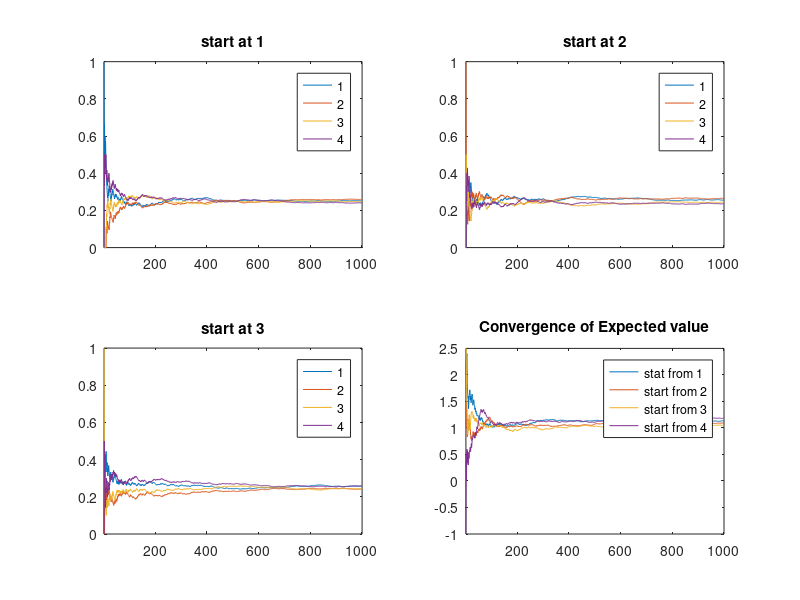

Write MATLAB code to recreate this figure.
%1
close all
clear all
%Simulation
pai=[0.5 0.5 0 0;0.1 0.9 0 0;0 0 0.3 0.7;0 0 0.2 0.8]
steps=1000;
for i=1:4
    x(i,1)=i;
    for t=1:steps
        u=rand;
        if(u<pai(x(i,t),1))
            x(i,t+1)=1;
        elseif(u<sum(pai(x(i,t),1:2)))
            x(i,t+1)=2;
        elseif(u<sum(pai(x(i,t),1:3)))
            x(i,t+1)=3;
        else
            x(i,t+1)=4;
        end
    end
end
y=@(n,i)[mean(x(i,1:n)==1), mean(x(i,1:n)==2),mean(x(i,1:n)==3),mean(x(i,1:n)==4)];
for n=1:steps
    xper1(n,1:4)=y(n,1);
    xper2(n,1:4)=y(n,2);
    xper3(n,1:4)=y(n,3);
    xper4(n,1:4)=y(n,4);
end
subplot(221);plot(1:steps,xper1);title('start at 1');xlim([1,steps+1]);legend('1','2','3','4');
subplot(222);plot(1:steps,xper2);title('start at 2');xlim([1,steps+1]);legend('1','2','3','4');
subplot(223);plot(1:steps,xper3);title('start at 3');xlim([1,steps+1]);legend('1','2','3','4');
subplot(224);plot(1:steps,xper4);title('start at 4');xlim([1,steps+1]);legend('1','2','3','4');

close all
clear all
%Simulation
pai=[0 0.5 0 0.5;0.5 0 0.5 0;0 0.5 0 0.5;0.5 0 0.5 0]
steps=1000;
for i=1:4
    x(i,1)=i;
    for t=1:steps
        u=rand;
        if(u<pai(x(i,t),1))
            x(i,t+1)=1;
        elseif(u<sum(pai(x(i,t),1:2)))
            x(i,t+1)=2;
        elseif(u<sum(pai(x(i,t),1:3)))
            x(i,t+1)=3;
        else
            x(i,t+1)=4;
        end
    end
end
y=@(n,i)[mean(x(i,1:n)==1), mean(x(i,1:n)==2),mean(x(i,1:n)==3),mean(x(i,1:n)==4)];
for n=1:steps
    xper1(n,1:4)=y(n,1);
    xper2(n,1:4)=y(n,2);
    xper3(n,1:4)=y(n,3);
    xper4(n,1:4)=y(n,4);
end
subplot(221);plot(1:steps,xper1);title('start at 1');xlim([1,steps+1]);legend('1','2','3','4');
subplot(222);plot(1:steps,xper2);title('start at 2');xlim([1,steps+1]);legend('1','2','3','4');
subplot(223);plot(1:steps,xper3);title('start at 3');xlim([1,steps+1]);legend('1','2','3','4');
subplot(224);plot(1:steps,xper4);title('start at 4');xlim([1,steps+1]);legend('1','2','3','4');

%2
%get the eigen vector with 1 as eigenvalue
close all;
clear all;
pai=[0.1 0.3 0.4 0.2;0.2 0.1 0.3 0.4;0.4 0.2 0.1 0.3;0.3 0.4 0.2 0.1];
[V,D,W]=eig(pai);
P=abs(W(:,1))';
pmf=P./(sum(P));
%Simulation
steps=1000;
f=[2,1,2.5,-1];
for i=1:4
    x(i,1)=i;
    for t=1:steps
        u=rand;
        if(u<pai(x(i,t),1))
            x(i,t+1)=1;
        elseif(u<sum(pai(x(i,t),1:2)))
            x(i,t+1)=2;
        elseif(u<sum(pai(x(i,t),1:3)))
            x(i,t+1)=3;
        else
            x(i,t+1)=4;
        end
    end
end
for n=1:steps
    y(n,1)=mean(f(x(1,1:n)));
    y(n,2)=mean(f(x(2,1:n)));
    y(n,3)=mean(f(x(3,1:n)));
    y(n,4)=mean(f(x(4,1:n)));
end
plot(1:steps,y);title('Convergence of Expected value');xlim([1,steps+1]);
legend('stat from 1','start from 2','start from 3','start from 4');

%3
%get the eigen vector with 1 as eigenvalue
close all;
clear all;
pai=[0.1 0.3 0.4 0.2;0.2 0.4 0 0.4;0 0.3 0.5 0.2;0.5 0.3 0.2 0];
[V,D,W]=eig(pai);
P=abs(W(:,1))';
pmf=P./(sum(P));
%Simulation
steps=1000;
f=[2,1,2.5,-1];
for i=1:4
    x(i,1)=i;
    for t=1:steps
        u=rand;
        if(u<pai(x(i,t),1))
            x(i,t+1)=1;
        elseif(u<sum(pai(x(i,t),1:2)))
            x(i,t+1)=2;
        elseif(u<sum(pai(x(i,t),1:3)))
            x(i,t+1)=3;
        else
            x(i,t+1)=4;
        end
    end
end
for n=1:steps
    y(n,1)=mean(f(x(1,1:n)));
    y(n,2)=mean(f(x(2,1:n)));
    y(n,3)=mean(f(x(3,1:n)));
    y(n,4)=mean(f(x(4,1:n)));
end
plot(1:steps,y);title('Convergence of Expected value');xlim([1,steps+1]);
legend('stat from 1','start from 2','start from 3','start from 4');